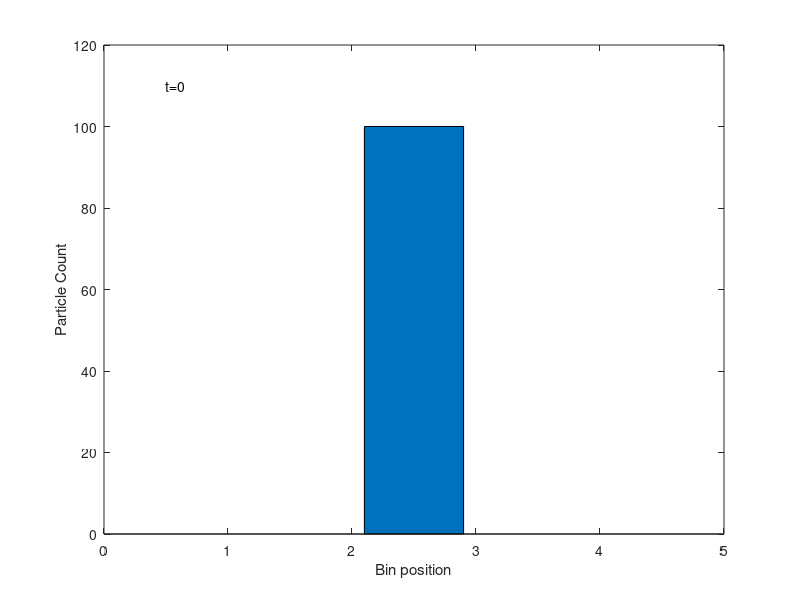
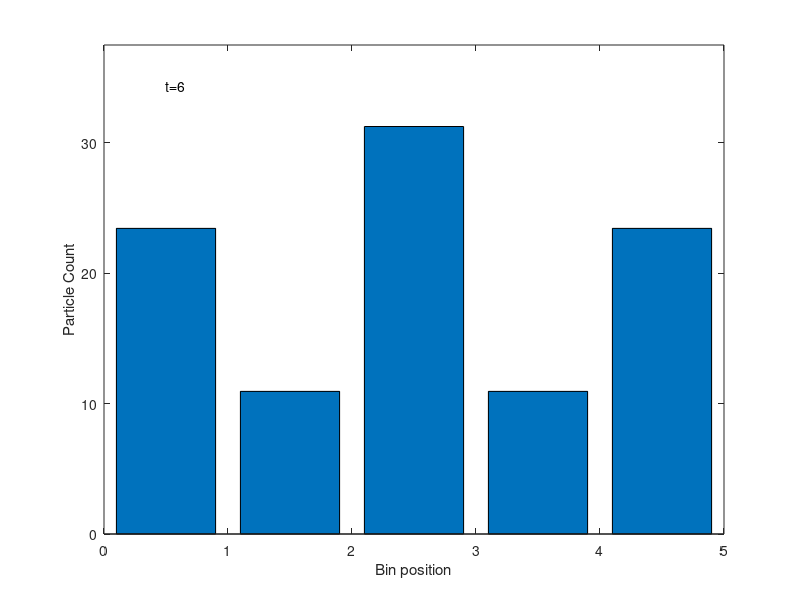

Write MATLAB code to recreate these figures, in order.
% Lab Assignment 5
% ELEC-2250: Physical Electronics S2020
%Part 2: Simple Diffusion process simulation using a 1-D box
%The Matlab codes below help to visualize the diffusion process.
%The program provider a pseudo-animation of a one-dimensional particle system 
%as described in the textbook (Page 138-140).
%The y [ ] statement in the program controls the initial condition,
%N specifies the maximum number of monitored “jumps,” and
%the number in the pause statements controls the time between jumps.

%Initialization

clear all
close all
clc

x=[0.5 1.5 2.5 3.5 4.5]; % Position of the bin center
y=[0 0 100 0 0]; %Initial number of particles in a Bin
bar(x,y); %Draw bar graph
text (0.5,max(y)+.1*max(y),['t=0']); %Position start time t=0
axis([0,5,0,max(y)+.2*max(y)]) % Limit the axis for better visualization
xlabel ('Bin position')
ylabel('Particle Count')
pause (0.5)
N= 6; %time unit. Adjust N for a longer time until the bin values reach (quilibrium.
%Computations and plotting
figure
for i=1:N,
%Diffusion step calculation
bin(1)=(y(1)/2+y(2)/2) % Without the 'Semicolons', the bin values are output in the command window to see how the particles are moving left or right until an equilibrium is reached.
bin(2)=(y(1)/2+y(3)/2) % You can turn the command window output by inserting the 'Semicon back'.
bin(3)=(y(2)/2+y(4)/2)
bin(4)=(y(3)/2+y(5)/2)
bin(5)=(y(4)/2+y(5)/2)
t=i % Display the time internal, t=1, 2, 3, etc.
y=bin;
%plotting the result
bar(x,y);
axis(axis);
text(0.5,max(y)+.1*max(y),['t=', num2str(i)]);
axis([0,5,0,max(y)+.2*max(y)]);
xlabel ('Bin position')
ylabel('Particle Count')
pause (0.5)
end